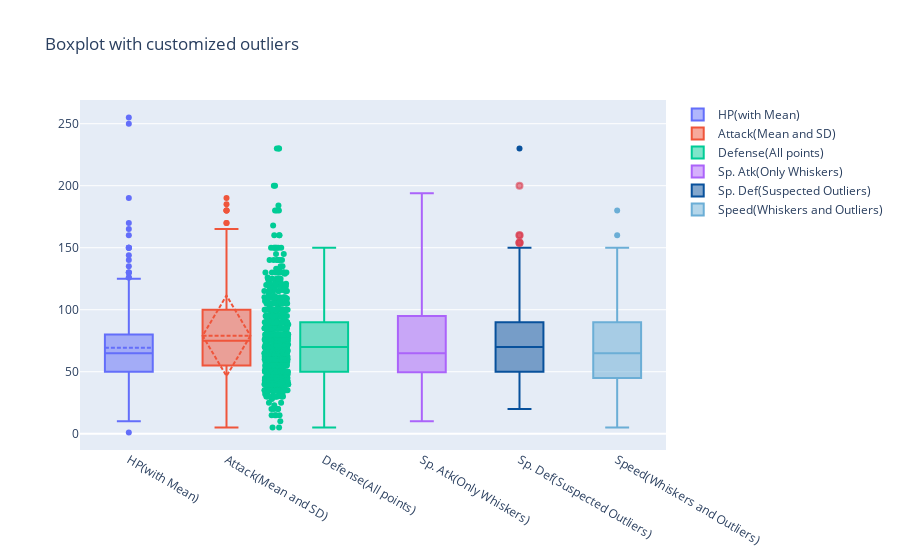

The cell this chart's notebook holds for it:
### Code cell
trace0 = go.Box(
    y=df["HP"],
    boxmean = True,
    name="HP(with Mean)"
)
trace1 = go.Box(
    y=df["Attack"],
    boxmean = 'sd',
    name="Attack(Mean and SD)"
)
trace2 = go.Box(
    y=df["Defense"],
    jitter = 0.5,
    pointpos = -2,
    boxpoints = 'all',
    name = "Defense(All points)"
)
trace3 = go.Box(
    y=df["Sp. Atk"],
    boxpoints = False,
    name = "Sp. Atk(Only Whiskers)"
)
trace4 = go.Box(
    y=df["Sp. Def"],
    boxpoints = 'suspectedoutliers',
    marker = dict(
        outliercolor = 'rgba(219, 64, 82, 0.6)',
        line = dict(
            outliercolor = 'rgba(219, 64, 82, 0.6)',
            outlierwidth = 2)),
    line = dict(
        color = 'rgb(8,81,156)'),
    name = "Sp. Def(Suspected Outliers)"
)
trace5 = go.Box(
    y=df["Speed"],
    boxpoints = 'outliers',
    line = dict(
        color = 'rgb(107,174,214)'),
    name = "Speed(Whiskers and Outliers)"
)

layout = go.Layout(
    title = "Boxplot with customized outliers"
)
data = [trace0, trace1, trace2, trace3, trace4, trace5]
fig = go.Figure(data=data,layout=layout)
iplot(fig, filename = "Customized Boxplot")

### Figure 1 — Plotly figure (JSON) as saved in the notebook; plotly's stock layout.template omitted (floating-point values rounded to 4 significant figures; data arrays with more than 128 entries replaced by an {"elided": "..."} marker saying what was removed)
{"data": [{"boxmean": true, "name": "HP(with Mean)", "type": "box", "y": {"elided": "800 int values"}}, {"boxmean": "sd", "name": "Attack(Mean and SD)", "type": "box", "y": {"elided": "800 int values"}}, {"boxpoints": "all", "jitter": 0.5, "name": "Defense(All points)", "pointpos": -2, "type": "box", "y": {"elided": "800 int values"}}, {"boxpoints": false, "name": "Sp. Atk(Only Whiskers)", "type": "box", "y": {"elided": "800 int values"}}, {"boxpoints": "suspectedoutliers", "line": {"color": "rgb(8,81,156)"}, "marker": {"line": {"outliercolor": "rgba(219, 64, 82, 0.6)", "outlierwidth": 2}, "outliercolor": "rgba(219, 64, 82, 0.6)"}, "name": "Sp. Def(Suspected Outliers)", "type": "box", "y": {"elided": "800 int values"}}, {"boxpoints": "outliers", "line": {"color": "rgb(107,174,214)"}, "name": "Speed(Whiskers and Outliers)", "type": "box", "y": {"elided": "800 int values"}}], "layout": {"title": {"text": "Boxplot with customized outliers"}}}
